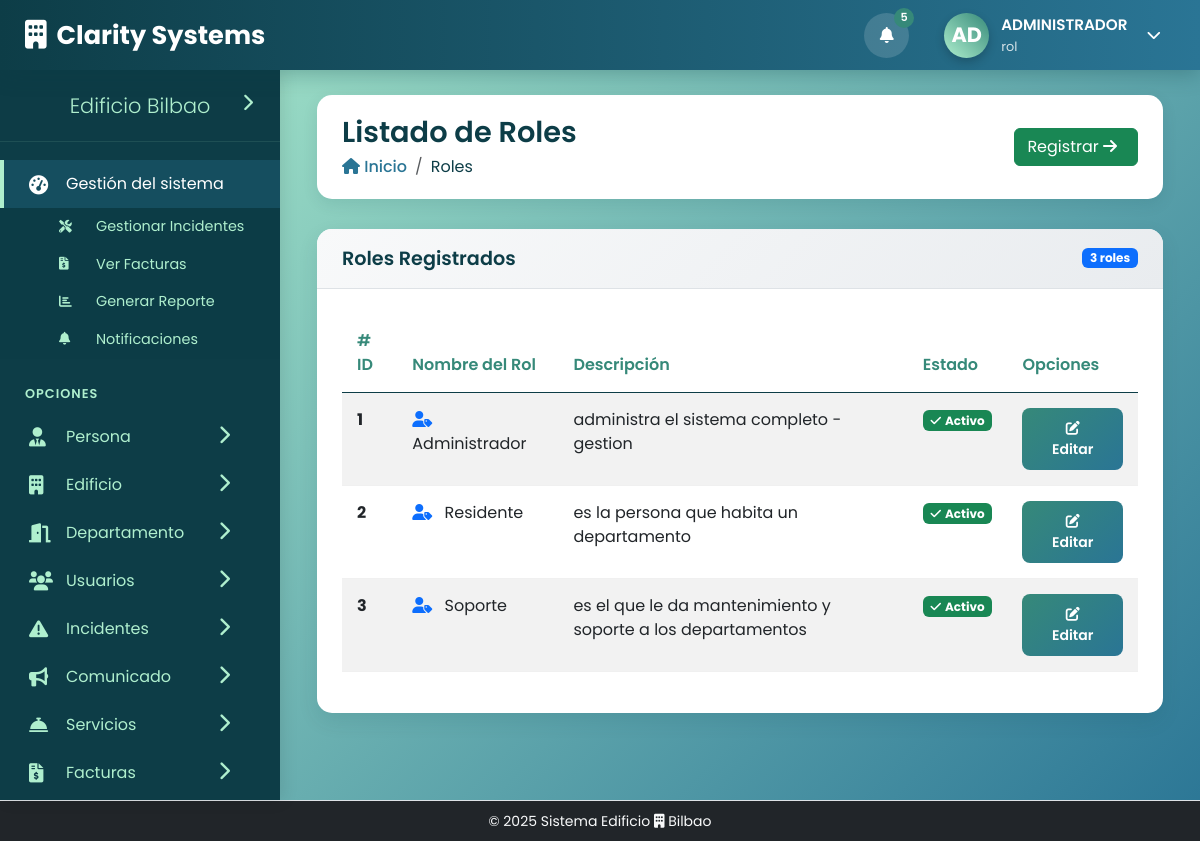
Screenshot of /public/controlador/RolControlador.php?action=listar with the database file from the repository.
### tables this page shows
CREATE TABLE rol (
                     id_rol INT NOT NULL AUTO_INCREMENT PRIMARY KEY,
                     rol VARCHAR(150) NOT NULL,
                     descripcion TEXT DEFAULT NULL
);

### public/modelo/RolModelo.php (called while the page is built, shortened)
<?php
class RolModelo
{
    private $db;
    private $table_name = "rol";
    public function __construct($db)
    {
        $this->db = $db;
    }
    public function listarRoles(){
        $query = "SELECT * FROM ".$this->table_name;
        $stmt = $this->db->prepare($query);
        $stmt->execute();
        if($stmt->rowCount() > 0){
            return $stmt->fetchAll(PDO::FETCH_ASSOC);
        }
        return [];
    }
}

### public/vista/ListarRolVista.php (the view, shortened to what this page needs)
<?php include("../../includes/header.php");?>
            <div class="page-header fade-in">
                <div class="page-title">
                    <h1>Listado de Roles</h1>
                    <nav aria-label="breadcrumb">
                        <ol class="breadcrumb">
                            <li class="breadcrumb-item"><a href="#"><i class="fas fa-home"></i> Inicio</a></li>
                            <li class="breadcrumb-item active" aria-current="page">Roles</li>
                        </ol>
                    </nav>
                </div>
                <div class="page-actions">
                    <a href="../vista/RegistrarRolVista.php" class="btn btn-success">
                        Registrar <i class="fas fa-arrow-right me-2"></i>
                    </a>
                </div>
            </div>
            <div class="row fade-in">
                <div class="col-12">
                    <div class="content-box">
                        <div class="content-box-header d-flex justify-content-between align-items-center">
                            <h5>Roles Registrados</h5>
                            <span class="badge bg-primary"><?php echo count($roles); ?> roles</span>
                        </div>
                        <div class="content-box-body">
                            <?php if (empty($roles)): ?>
                                <div class="text-center py-4">
                                    <i class="fas fa-user-tag fa-3x text-muted mb-3"></i>
                                    <p class="text-muted">No hay roles registrados</p>
                                    <a href="../vista/RegistrarRolVista.php" class="btn btn-success">
                                        <i class="fas fa-user-plus me-2"></i>Registrar Primer Rol
                                    </a>
                                </div>
                            <?php else: ?>
                                <div class="table-responsive">
                                    <table class="table table-hover table-striped">
                                        <thead>
                                        <tr>
                                            <th># ID</th>
                                            <th>Nombre del Rol</th>
                                            <th>Descripción</th>
                                            <th>Estado</th>
                                            <th>Opciones</th>
                                        </tr>
                                        </thead>
                                        <tbody>
                                        <?php foreach ($roles as $rol): ?>
                                            <tr>
                                                <td><strong><?php echo htmlspecialchars($rol['id_rol']); ?></strong></td>
                                                <td>
                                                    <i class="fas fa-user-tag text-primary me-2"></i>
                                                    <?php echo htmlspecialchars($rol['rol']); ?>
                                                </td>
                                                <td>
                                                    <?php echo htmlspecialchars($rol['descripcion']); ?>
                                                </td>
                                                <td>
                                                <span class="badge bg-success">
                                                    <i class="fas fa-check me-1"></i>Activo
                                                </span>
                                                </td>
                                                <td>
                                                    <button class="btn btn-warning btn-sm"
                                                            data-bs-toggle="modal"
                                                            data-bs-target="#editarRolModal"
                                                            data-id="<?php echo htmlspecialchars($rol['id_rol']); ?>"
                                                            data-nombre="<?php echo htmlspecialchars($rol['rol']); ?>"
                                                            data-descripcion="<?php echo htmlspecialchars($rol['descripcion']); ?>"
                                                            title="Editar rol">
                                                        <i class="fas fa-edit"></i> Editar
                                                    </button>
                                                </td>
                                            </tr>
                                        <?php endforeach; ?>
                                        </tbody>
                                    </table>
                                </div>
                            <?php endif; ?>
                        </div>
                    </div>
                </div>
            </div>
<?php include("../../includes/footer.php");?>

### public/controlador/RolControlador.php (shortened to what this page needs)
<?php
    class RolControlador{
        private $rolmodelo;
        public function __construct($db){
            $this->rolmodelo = new RolModelo($db);
        }
        public function listarRol(){
            $roles=$this->rolmodelo->listarRoles();
            include_once "../vista/ListarRolVista.php";
        }
    }
if ($_SERVER['REQUEST_METHOD'] === 'GET' && isset($_GET['action']) && $_GET['action'] === 'listar') {
    include_once "../modelo/RolModelo.php";
    $database = new Database();
    $db = $database->getConnection();
    $controlador = new RolControlador($db);
    $controlador->listarRol();
    exit;
}

### includes/header.php (shortened to what this page needs)
<!DOCTYPE html>
<html lang="es">
<head>
    <link href="https://cdn.jsdelivr.net/npm/bootstrap@5.3.0-alpha1/dist/css/bootstrap.min.css" rel="stylesheet">
    <link rel="stylesheet" href="https://cdnjs.cloudflare.com/ajax/libs/font-awesome/6.0.0/css/all.min.css">
    <link rel="stylesheet" href="https://cdn.jsdelivr.net/npm/bootstrap-icons@1.10.0/font/bootstrap-icons.css">
       <link rel="stylesheet" href="../../includes/css/dashboard.css">
</head>
<body>
<header class="header">
    <div class="d-flex align-items-center">
        <a href="../vista/DashboardVista.php" class="navbar-brand">
            <i class="fas fa-building"></i>
            <span class="d-none d-sm-inline">Clarity Systems</span>
        </a>
    </div>
    <div class="header-controls">
        <button class="btn-notification">
            <i class="fas fa-bell"></i>
            <span class="notification-badge">5</span>
        </button>
        <div class="user-profile">
            <div class="user-avatar">AD</div>
            <div class="user-info">
                <div class="user-name">ADMINISTRADOR</div>
                <div class="user-role"><?php echo "rol" ?></div>
            </div>
            <i class="fas fa-chevron-down ms-2" style="font-size: 0.9rem;"></i>
        </div>
    </div>
</header>
    <aside class="sidebar">
        <button class="sidebar-toggle">
            <i class="fas fa-chevron-right"></i>
        </button>
        <div class="sidebar-brand">
            <span class="fw-light">Edificio Bilbao</span>
        </div>
        <div class="sidebar-wrapper">
            <nav class="mt-2">
                <ul class="nav sidebar-menu flex-column">
                    <li class="nav-item">
                        <a href="#" class="nav-link active">
                            <i class="fas fa-tachometer-alt"></i>
                            <p>
                                Gestión del sistema
                            </p>
                        </a>
                        <ul class="nav nav-treeview show">
                            <li class="nav-item">
                                <a href="#" class="nav-link">
                                    <i class="fas fa-tools"></i>
                                    <p>Gestionar Incidentes</p>
                                </a>
                            </li>
                            <li class="nav-item">
                                <a href="#" class="nav-link">
                                    <i class="fas fa-file-invoice-dollar"></i>
                                    <p>Ver Facturas</p>
                                </a>
                            </li>
                            <li class="nav-item">
                                <a href="#" class="nav-link">
                                    <i class="fas fa-chart-bar"></i>
                                    <p>Generar Reporte</p>
                                </a>
                            </li>
                            <li class="nav-item">
                                <a href="#" class="nav-link">
                                    <i class="fas fa-bell"></i>
                                    <p>Notificaciones</p>
                                </a>
                            </li>
                        </ul>
                    </li>
                    <li class="nav-header">OPCIONES</li>
                    <li class="nav-item">
                        <a href="#" class="nav-link">
                            <i class="fas fa-user-tie"></i>
                            <p>
                                Persona
                                <i class="nav-arrow fas fa-chevron-right float-end"></i>
                            </p>
                        </a>
                    </li>
                    <li class="nav-item">
                        <a href="#" class="nav-link">
                            <i class="fas fa-building"></i>
                            <p>
                                Edificio
                                <i class="nav-arrow fas fa-chevron-right float-end"></i>
                            </p>
                        </a>
                    </li>
                    <li class="nav-item">
                        <a href="#" class="nav-link">
                            <i class="fas fa-door-open"></i>
                            <p>
                                Departamento
                                <i class="nav-arrow fas fa-chevron-right float-end"></i>
                            </p>
                        </a>
                    </li>
                    <li class="nav-item">
                        <a href="#" class="nav-link">
                            <i class="fas fa-users"></i>
                            <p>
                                Usuarios
                                <i class="nav-arrow fas fa-chevron-right float-end"></i>
                            </p>
                        </a>
                    </li>
                    <li class="nav-item">
                        <a href="#" class="nav-link">
                            <i class="fas fa-exclamation-triangle"></i>
                            <p>
                                Incidentes
                                <i class="nav-arrow fas fa-chevron-right float-end"></i>
                            </p>
                        </a>
                    </li>
                    <li class="nav-item">
                        <a href="#" class="nav-link">
                            <i class="fas fa-bullhorn"></i>
                            <p>
                                Comunicado
                                <i class="nav-arrow fas fa-chevron-right float-end"></i>
                            </p>
                        </a>
                    </li>
                    <li class="nav-item">
                        <a href="#" class="nav-link">
                            <i class="fas fa-concierge-bell"></i>
                            <p>
                                Servicios
                                <i class="nav-arrow fas fa-chevron-right float-end"></i>
                            </p>
                        </a>
                    </li>
                    <li class="nav-item">
                        <a href="#" class="nav-link">
                            <i class="fas fa-file-invoice-dollar"></i>
                            <p>
                                Facturas
                                <i class="nav-arrow fas fa-chevron-right float-end"></i>
                            </p>
                        </a>
                    </li>
                </ul>
            </nav>
        </div>
    </aside>
    <main class="main-content">
        <div class="container-fluid">

### includes/footer.php (shortened to what this page needs)
            </div>
        </main>
<footer class="footer mt-auto py-2 bg-dark border-top">
    <div class="container-fluid text-center">
        <span class="text-light small">
            &copy; 2025 Sistema Edificio <i class="fas fa-building"></i> Bilbao
        </span>
    </div>
</footer>
</body>
</html>

### public/vista/ListarRolVista.php (style rules this page uses)
.btn-warning { background: linear-gradient(135deg, var(--verde) 0%, var(--azul) 100%); border: none; color: white; font-weight: 600; padding: 10px 25px; border-radius: 8px; transition: all 0.3s; }
.table th { border-top: none; font-weight: 600; color: var(--azul-oscuro); }
.content-box-header { background: linear-gradient(135deg, #f8f9fa 0%, #e9ecef 100%); border-bottom: 1px solid #dee2e6; }

### rows the page displays
rol: id_rol "1", rol "Administrador", descripcion "administra el sistema completo - gestion"
rol: id_rol "2", rol "Residente", descripcion "es la persona que habita un departamento"
rol: id_rol "3", rol "Soporte", descripcion "es el que le da mantenimiento y soporte a los departamentos"

### other values shown
count($roles) "3"
